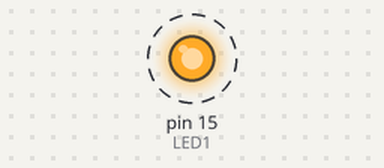
Simulated run of this sketch. Board: Arduino Uno, built with avr-gcc and run on an emulated ATmega328P. Parts: output pins drawn as LEDs (lit = HIGH). Dashed ring = blinking. What the sketch prints to the serial monitor is not drawn.

Above: at 0.5 s.
Timing chart, 0 to 4.6 s (numbered marks = the images above):
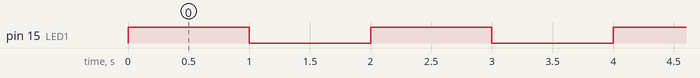

The sketch:

sketch1.ino
```cpp
#define nRST 3
#define LORA_RST 6
#define GPS_nRST 7
#define LED1 15
#define LED2 11
#define LED3 13
#define BAT_OK 14
#define GPS_RX 17
#define GPS_TX 18
#define COMP_SPEED 115200


void setup() {
  // put your setup code here, to run once:
  // initialize digital pin LED_BUILTIN as an output.
//    pinMode(nRST, INPUT);
//    pinMode(LORA_RST, OUTPUT);
//    pinMode(GPS_nRST, OUTPUT);
    pinMode(LED1, OUTPUT);
//    pinMode(LED2, OUTPUT);
//    pinMode(LED3, OUTPUT);
//    pinMode(BAT_OK, INPUT);
    Serial.begin(COMP_SPEED);
    Serial.println("Setup done");
}

void loop() {
  // put your main code here, to run repeatedly:
  digitalWrite(LED1, HIGH);   // turn the LED on (HIGH is the voltage level)
  Serial.println("LED ON");
  delay(1000);                  // wait for a second
  digitalWrite(LED1, LOW);    // turn the LED off by making the voltage LOW
  Serial.println("LED OFF");
  delay(1000);                  // wait for a second

}
```

Measured:
- by itself, pin 15 (LED1): alternates HIGH for 1.0 s and LOW for 1.0 s
